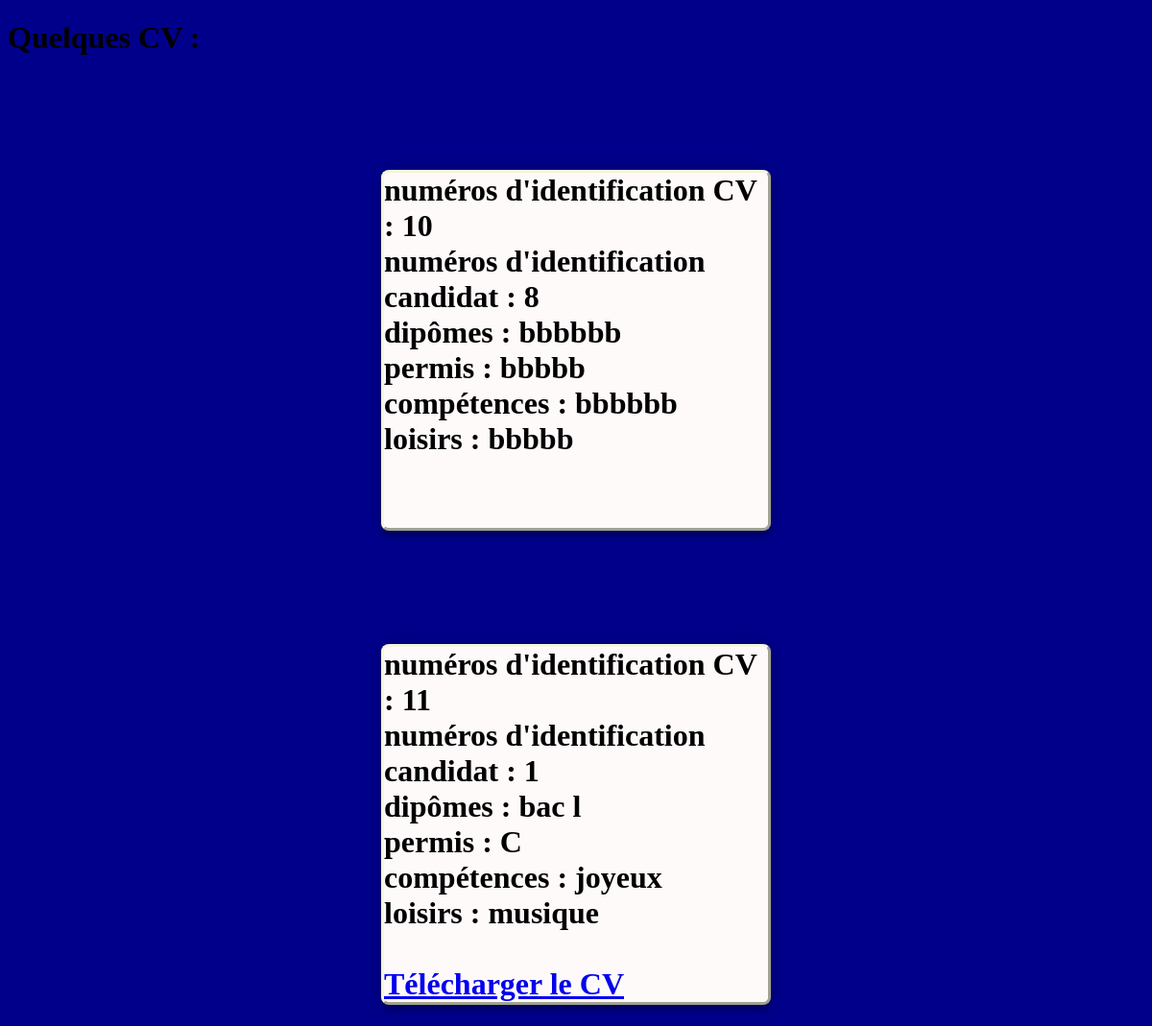
Page /CV/CVs.php on the committed database.
### tables this page shows
CREATE TABLE `cv` (
  `id_CV` int(11) NOT NULL,
  `id_candidat` int(11) NOT NULL,
  `diplomes` varchar(100) DEFAULT NULL,
  `emploi_precedent` varchar(200) DEFAULT NULL,
  `permis` varchar(10) NOT NULL,
  `competences` varchar(150) DEFAULT NULL,
  `loisirs` varchar(150) DEFAULT NULL,
  `pdf_path` varchar(50) DEFAULT NULL
);

### CV/CVs.php (the view, shortened to what this page needs)
<?php
    include_once('../config/pdo.php');
    $query = $pdo->query("SELECT id_CV AS `numéros d'identification CV`, id_candidat AS `numéros d'identification candidat`, diplomes AS `dipômes`, permis, competences AS `compétences`, loisirs, pdf_path FROM cv");
    $liste_CV = $query->fetchAll(PDO::FETCH_ASSOC);
?>
<!doctype html>
<html lang="fr">
<head>
  <link rel="stylesheet" href="style_connect.css">
</head>
<body>
    <h1>Quelques CV : <h1>
    <table>
    <?php
        foreach($liste_CV as $CVs)
        {
            echo "<div id='container'";
            echo "<tr>";
            foreach($CVs as $key => $CV)
            {
                if ($key == "pdf_path")
                {
                    $link_path = $CV;
                } else
                {
                echo "{$key} : {$CV} ";
                }
            }
            $link = substr($link_path, 15);
            if (isset($link_path))
            {
            echo "<a href='http://localhost:8080/$link' download='CV.pdf'>Télécharger le CV</a>";
            }
            echo "</div>";
        }
    ?>
    </table>
</body>
</html>

### CV/style_connect.css (style rules this page uses)
body { background-color: darkblue; }
#container { width: 400px; background-color: snow; margin: 0 auto; margin-top: 10%; border-style: outset; border-color: beige; border-radius: 2%; box-shadow: 0 0 20px 0 rgba(0, 0, 0, 0.2), 0 5px 5px 0 rgba(0, 0, 0, 0.24); }

### rows in the picture
cv: key "numéros d'identification CV", id_CV "10", key "numéros d'identification candidat", id_candidat "8", key "dipômes", diplomes "bbbbbb", key "permis", permis "bbbbb", key "compétences", competences "bbbbbb", key "loisirs", loisirs "bbbbb"
cv: key "numéros d'identification CV", id_CV "11", key "numéros d'identification candidat", id_candidat "1", key "dipômes", diplomes "bac l", key "permis", permis "C", key "compétences", competences "joyeux", key "loisirs", loisirs "musique"
